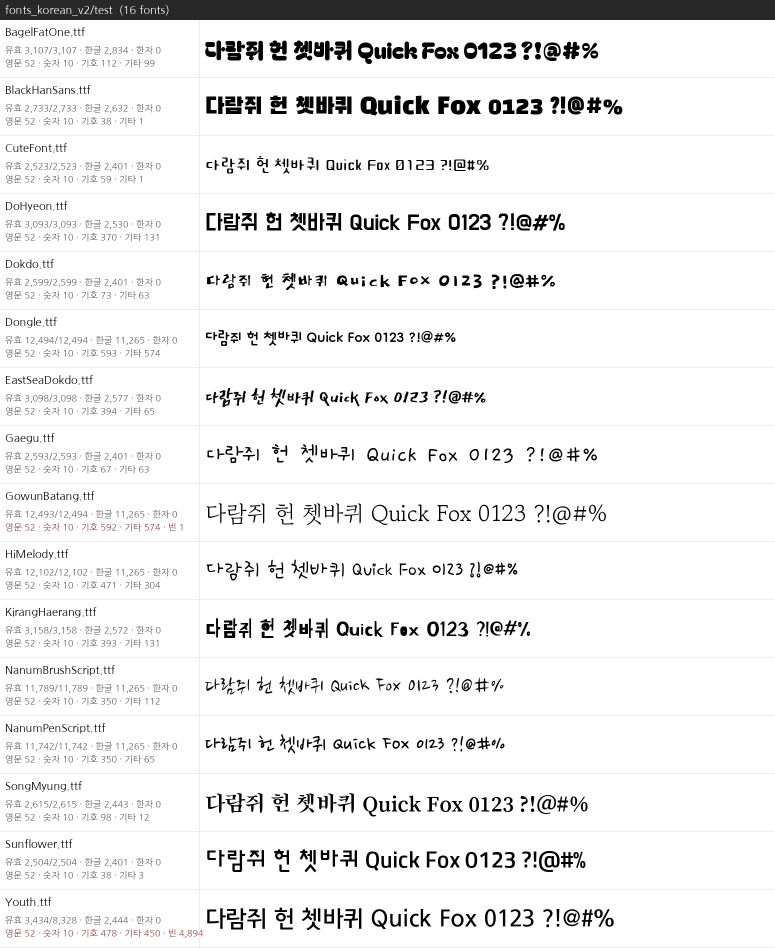
#> input picture assets/font_view/overview_fonts_korean_v2_test.png, 1550 x 1896 px (shown at 1/2 size)
$ python -i _ko_char_err_montage.py   (imports and definitions only)
#> lines starting #> are read from the running program, lines starting #| are printed output that depends on the picture
"""한글 decode A/B 에서 '정답 렌더는 PP-OCR 이 맞게 읽는데 생성에서 틀린' 글자의 줄 몽타주.
입력: finetune_runs/_ppocr_ko/decode_ab/<Ts|noTs>/<gt|all|ctx>/ (ppocr_rec.py --save-preds 결과)
출력: docs/img_decode/ko_char_errors.png  (빨간 박스 = 틀린 글자의 대략 위치: 글자폭 가중 근사)"""
import json, re
from collections import defaultdict
from pathlib import Path
from PIL import Image, ImageDraw, ImageFont
R = Path(__file__).resolve().parents[1]
D = R / "finetune_runs/_ppocr_ko/decode_ab"
FONT = ImageFont.truetype(str(R / "assets/fonts_korean_v2/train/GothicA1.ttf"), 15)
H, W, LW = 44, 1300, 70
norm = lambda s: re.sub(r"\s+", " ", s).strip()

def align(t, p):
    n, m = len(t), len(p); d = [[0] * (m + 1) for _ in range(n + 1)]
    for i in range(n + 1): d[i][0] = i
    for j in range(m + 1): d[0][j] = j
    for i in range(1, n + 1):
        for j in range(1, m + 1):
            d[i][j] = min(d[i-1][j] + 1, d[i][j-1] + 1, d[i-1][j-1] + (t[i-1] != p[j-1]))
    out, i, j = [None] * n, n, m
    while i > 0:
        if j > 0 and d[i][j] == d[i-1][j-1] + (t[i-1] != p[j-1]): out[i-1] = p[j-1]; i -= 1; j -= 1
        elif d[i][j] == d[i-1][j] + 1: out[i-1] = "∅"; i -= 1
        else: j -= 1
    return out

def errors(cond, mode):
    """[(key, 위치, 목표글자, 읽힌글자)] — 정답 렌더 정독 위치만."""
    tr = json.load(open(D / cond / "gt/transcriptions.json"))
    gt = json.load(open(D / cond / "gt/ppocr_preds.json"))
    pr = json.load(open(D / cond / mode / "ppocr_preds.json"))
    out = []
    for k, t in tr.items():
        t = norm(t)
        for i, (c, g, x) in enumerate(zip(t, align(t, norm(gt[k])), align(t, norm(pr[k])))):
            if c != " " and g == c and x != c: out.append((k, i, c, x))
    return out

SEEN = set()
def pick(errs, n):
    """치환 유형((목표,읽힘))이 겹치지 않게, 흔한 유형부터 n 개 (이미 쓴 줄은 건너뜀)."""
    by = defaultdict(list)
    for e in errs: by[(e[2], e[3])].append(e)
    out = []
    for _, v in sorted(by.items(), key=lambda kv: -len(kv[1])):
        e = next((e for e in v if e[0] not in SEEN), None)
        if e and len(out) < n: out.append(e); SEEN.add(e[0])
    return out

def cw(ch):   # 렌더 글자폭 근사 (한글 1, 공백·라틴·구두점은 좁다)
    return 1.0 if "\uac00" <= ch <= "\ud7a3" else 0.35 if ch == " " else 0.55

def load(p):
    im = Image.open(p).convert("RGB"); w = max(1, im.width * H // im.height)
#> in load, im is the input picture: PIL image 1550x1896 RGB; mean R, G, B 238.6, 238.6, 238.6
#> after `w = max(1, im.width * H // im.height)`: w = 35
    return im.resize((w, H)).crop((0, 0, min(w, W - LW), H))
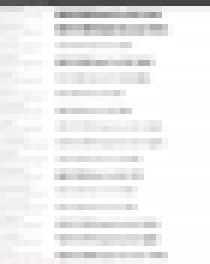
#> returned value: PIL image 35x44 RGB (shown 6 times larger); mean R, G, B 238.3, 238.2, 238.2

# [3 lines that did not run here, left out]
# [2 lines not run here, left out]
blocks = []
# [10 lines not run here, left out]
hdr, rh = 22, H + 22
canvas = Image.new("RGB", (W, sum(hdr + 3 * rh + 8 for _ in blocks)), "white")
dr, y = ImageDraw.Draw(canvas), 0
# [8 lines not run here, left out]

>>> result = load('../assets/font_view/overview_fonts_korean_v2_test.png')

$ run again, on assets/font_view/overview_custom_hw_fonts.png
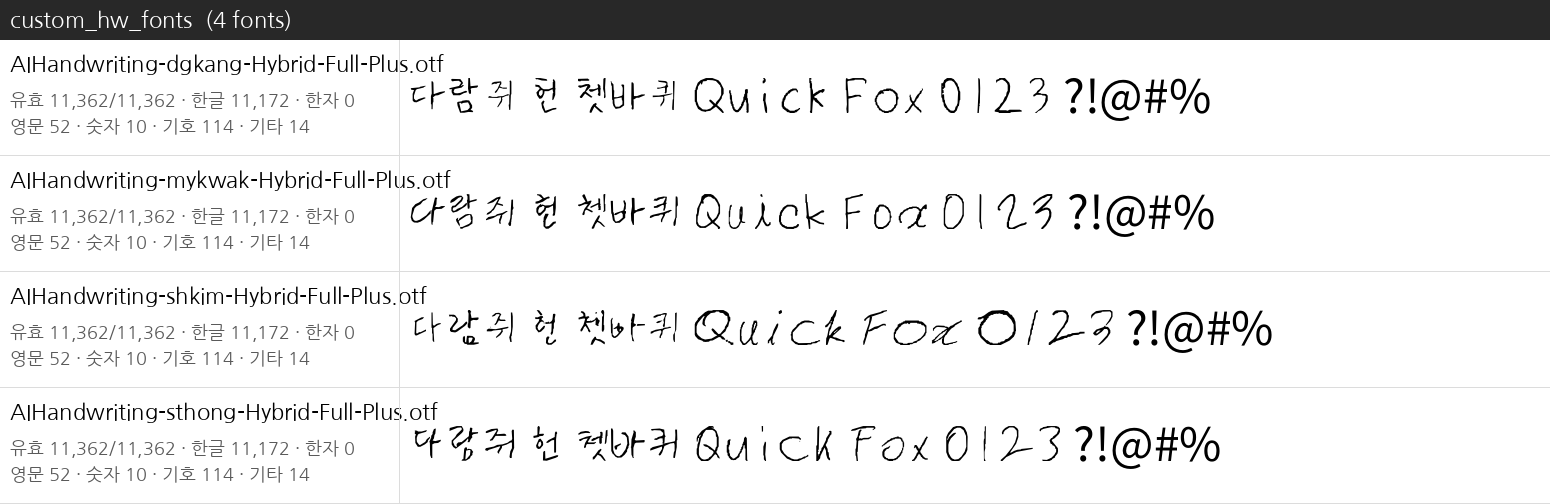
#> input picture assets/font_view/overview_custom_hw_fonts.png, 1550 x 504 px
#> in load, im is the input picture: PIL image 1550x504 RGB; min 0, max 255, mean 229
#> in load, `return im.resize((w, H)).crop((0, 0, min(w, W - LW), H))`:
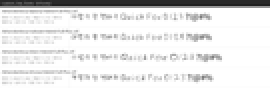
#> returned value: PIL image 135x44 RGB (shown 2 times larger); min 30, max 255, mean 228.5
